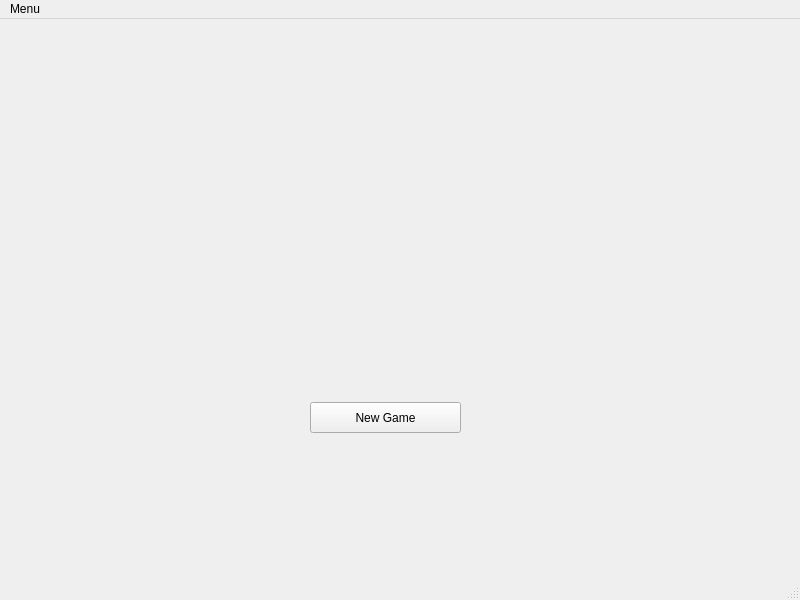
<?xml version="1.0" encoding="UTF-8"?>
<ui version="4.0">
 <class>MainWindow</class>
 <widget class="QMainWindow" name="MainWindow">
  <property name="geometry">
   <rect>
    <x>0</x>
    <y>0</y>
    <width>800</width>
    <height>600</height>
   </rect>
  </property>
  <property name="windowTitle">
   <string>MainWindow</string>
  </property>
  <widget class="QWidget" name="centralwidget">
   <widget class="QPushButton" name="NewGameButton">
    <property name="geometry">
     <rect>
      <x>310</x>
      <y>383</y>
      <width>151</width>
      <height>31</height>
     </rect>
    </property>
    <property name="text">
     <string>New Game</string>
    </property>
   </widget>
  </widget>
  <widget class="QMenuBar" name="menubar">
   <property name="geometry">
    <rect>
     <x>0</x>
     <y>0</y>
     <width>800</width>
     <height>21</height>
    </rect>
   </property>
   <widget class="QMenu" name="menuMenu">
    <property name="title">
     <string>Menu</string>
    </property>
    <addaction name="actionNew_Game"/>
   </widget>
   <addaction name="menuMenu"/>
  </widget>
  <widget class="QStatusBar" name="statusbar"/>
  <action name="actionNew_Game">
   <property name="text">
    <string>New Game</string>
   </property>
   <property name="shortcut">
    <string>N</string>
   </property>
  </action>
 </widget>
 <resources/>
 <connections/>
</ui>
